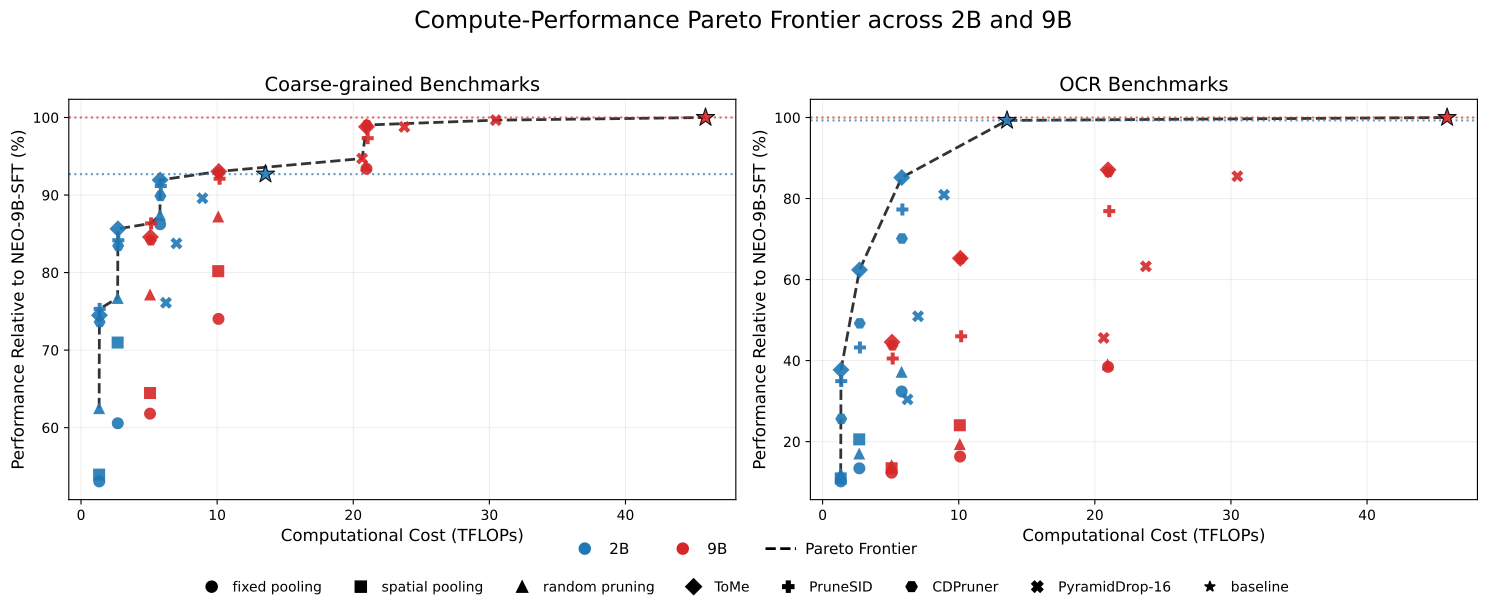

This chart was generated by the following Python code:
import numpy as np
import pandas as pd
import matplotlib.pyplot as plt
from matplotlib.lines import Line2D


"""
cd VLMEvalKit/vlmeval/results
python scaling_pareto.py
"""


# ============================================================
# Configuration
# ============================================================

CSV_2B = "training_free_2B.csv"
CSV_9B = "training_free_9B.csv"

COARSE = ["MMBench", "MME", "MMMU", "RealWorldQA"]
OCR = ["TextVQA", "DocVQA", "OCRBench", "ChartQA"]
BENCHMARKS = COARSE + OCR

COLORS = {
    "2B": "#1f77b4",
    "9B": "#d62728",
}

MARKERS = {
    "fixed pooling": "o",
    "spatial pooling": "s",
    "random pruning": "^",
    "ToMe": "D",
    "PruneSID": "P",
    "CDPruner": "H",
    "PyramidDrop-16": "X",
    "baseline": "*",
}

# ============================================================
# Load data
# ============================================================

df_2b = pd.read_csv(CSV_2B)
df_9b = pd.read_csv(CSV_9B)

df_2b["Size"] = "2B"
df_9b["Size"] = "9B"

# Use uncompressed NEO-9B-SFT as the common reference.
baseline_9b = df_9b[
    (df_9b["Model"] == "NEO-9B-SFT")
    & (df_9b["compression"] == 1.0)
]

assert len(baseline_9b) == 1, "Cannot find unique NEO-9B-SFT baseline."

baseline_9b = baseline_9b.iloc[0]

# Combine data.
df = pd.concat([df_2b, df_9b], ignore_index=True)

# Keep SFT baselines and compression methods.
df = df[
    ~df["Model"].str.endswith("-MT")
].copy()

# ============================================================
# Normalize benchmark performance
# ============================================================

for benchmark in BENCHMARKS:
    df[f"{benchmark}_relative"] = (
        df[benchmark] / baseline_9b[benchmark] * 100
    )

df["Coarse"] = df[
    [f"{b}_relative" for b in COARSE]
].mean(axis=1)

df["OCR"] = df[
    [f"{b}_relative" for b in OCR]
].mean(axis=1)

df["Method"] = df["Model"].apply(
    lambda x: "baseline" if x.startswith("NEO-") else x
)

# ============================================================
# Pareto frontier
# ============================================================

def pareto_frontier(data, metric):
    """
    Minimize TFLOPs, maximize performance.

    A point is Pareto optimal if no other point has:
        FLOPs <= current FLOPs
        performance >= current performance
    with at least one strict inequality.
    """

    points = data[["TFLOPs", metric]].to_numpy(dtype=float)

    is_pareto = np.ones(len(points), dtype=bool)

    for i, (cost_i, perf_i) in enumerate(points):
        dominated = (
            (points[:, 0] <= cost_i)
            & (points[:, 1] >= perf_i)
            & (
                (points[:, 0] < cost_i)
                | (points[:, 1] > perf_i)
            )
        )
        is_pareto[i] = not np.any(dominated)

    frontier = data.loc[is_pareto].copy()
    frontier = frontier.sort_values(["TFLOPs", metric])

    return frontier


# ============================================================
# Plot
# ============================================================

fig, axes = plt.subplots(1, 2, figsize=(15, 6))

for ax, metric, title in zip(
    axes,
    ["Coarse", "OCR"],
    ["Coarse-grained Benchmarks", "OCR Benchmarks"],
):

    # Plot all configurations.
    for _, row in df.iterrows():

        size = row["Size"]
        method = row["Method"]

        ax.scatter(
            row["TFLOPs"],
            row[metric],
            color=COLORS[size],
            marker=MARKERS.get(method, "o"),
            s=190 if method == "baseline" else 75,
            edgecolor="black" if method == "baseline" else "none",
            linewidth=0.8,
            alpha=0.9,
            zorder=4,
        )

    # Unified Pareto frontier across BOTH model sizes.
    frontier = pareto_frontier(df, metric)

    ax.plot(
        frontier["TFLOPs"],
        frontier[metric],
        color="black",
        linestyle="--",
        linewidth=2,
        alpha=0.8,
        zorder=2,
    )

    # 2B baseline reference.
    baseline_2b = df[
        (df["Size"] == "2B")
        & (df["Method"] == "baseline")
    ].iloc[0]

    ax.axhline(
        baseline_2b[metric],
        color=COLORS["2B"],
        linestyle=":",
        linewidth=1.5,
        alpha=0.7,
    )

    # 9B baseline reference.
    ax.axhline(
        100,
        color=COLORS["9B"],
        linestyle=":",
        linewidth=1.5,
        alpha=0.7,
    )

    ax.set_title(title, fontsize=14)
    ax.set_xlabel("Computational Cost (TFLOPs)", fontsize=12)
    ax.set_ylabel(
        "Performance Relative to NEO-9B-SFT (%)",
        fontsize=12,
    )

    ax.grid(alpha=0.2)
    ax.set_axisbelow(True)

# ============================================================
# Legends
# ============================================================

# Model sizes (colors)
size_handles = [
    Line2D(
        [0], [0],
        marker="o",
        linestyle="none",
        markerfacecolor=color,
        markeredgecolor="none",
        markersize=9,
        label=size,
    )
    for size, color in COLORS.items()
]

# Compression methods (shapes)
method_handles = [
    Line2D(
        [0], [0],
        marker=marker,
        linestyle="none",
        color="black",
        markersize=8,
        label=method,
    )
    for method, marker in MARKERS.items()
]

# Pareto frontier
frontier_handle = Line2D(
    [0], [0],
    color="black",
    linestyle="--",
    linewidth=2,
    label="Pareto Frontier",
)

# ------------------------------------------------------------
# Row 1: Model sizes + Pareto frontier
# ------------------------------------------------------------

fig.legend(
    handles=size_handles + [frontier_handle],
    loc="lower center",
    bbox_to_anchor=(0.5, 0.085),
    ncol=3,
    frameon=False,
    fontsize=11,
    handletextpad=0.6,
    columnspacing=2.5,
)

# ------------------------------------------------------------
# Row 2: Compression methods
# ------------------------------------------------------------

fig.legend(
    handles=method_handles,
    loc="lower center",
    bbox_to_anchor=(0.5, 0.025),
    ncol=len(method_handles),
    frameon=False,
    fontsize=10,
    handletextpad=0.5,
    columnspacing=1.8,
)
# Reserve space for legends
fig.subplots_adjust(bottom=0.22)

fig.suptitle(
    "Compute-Performance Pareto Frontier across 2B and 9B",
    fontsize=17,
    y=1.02,
)

plt.tight_layout(rect=[0, 0.10, 1, 1])
plt.savefig("scaling_pareto.pdf", bbox_inches="tight")
plt.show()

# ============================================================
# Print Pareto-optimal configurations
# ============================================================

for metric in ["Coarse", "OCR"]:

    frontier = pareto_frontier(df, metric)

    print(f"\n{'=' * 60}")
    print(f"Pareto Frontier: {metric}")
    print(f"{'=' * 60}")

    print(
        frontier[
            ["Size", "Model", "compression", "TFLOPs", metric]
        ].to_string(index=False)
    )
